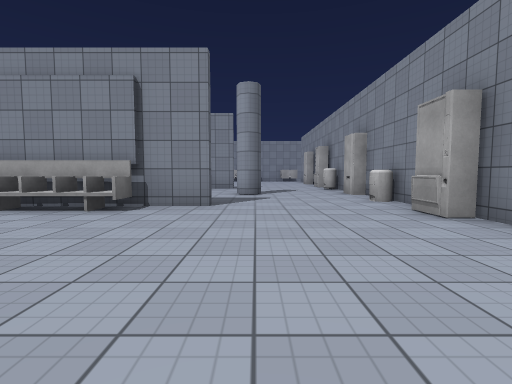
View 1 (above)

17 first-person views from a walk through a Unity game level. The camera is 1.2 m above the floor, tilts 4° down and sees 85° across. The floor is counted in squares, 2 m on a side. Each view is taken from the middle of a square. On the plan, view 1 faces up. The plan holds only what a view shows up to about 9 squares ahead; the rest is blank. The place goes on beyond the plan. Some animated figures are not drawn. Surface patterns are stand-ins for the level's own textures.

View 2
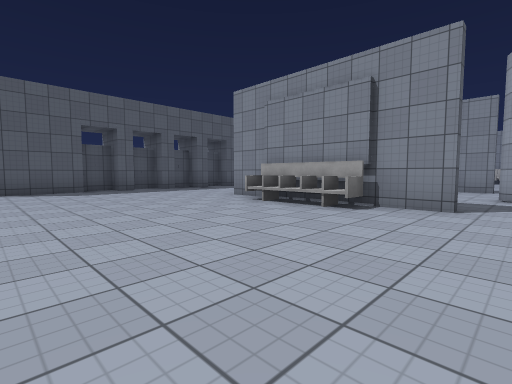

View 3
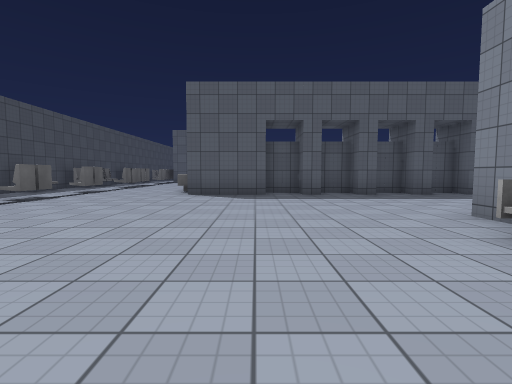

View 4
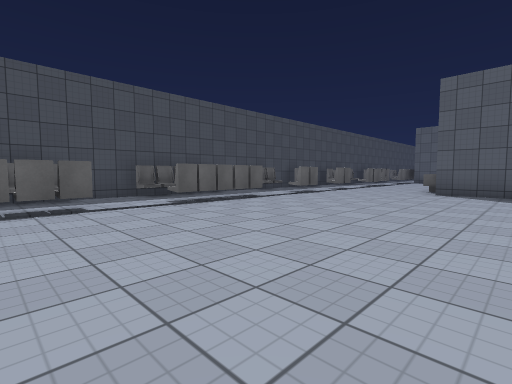

View 5
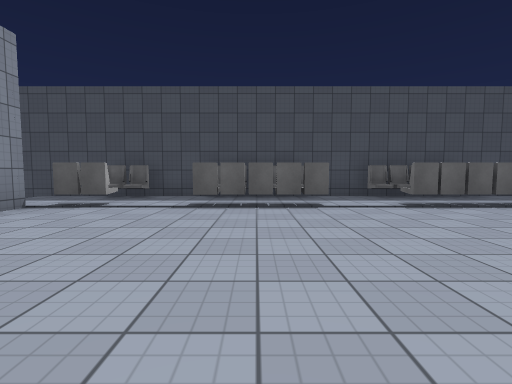

View 6
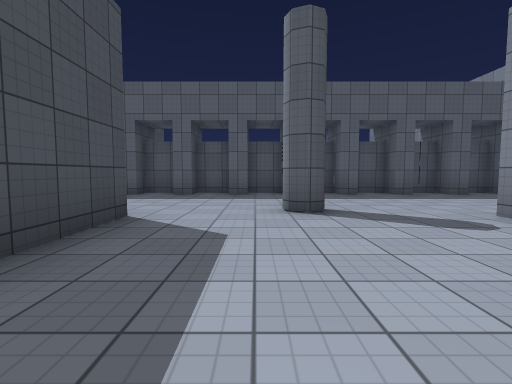

View 7
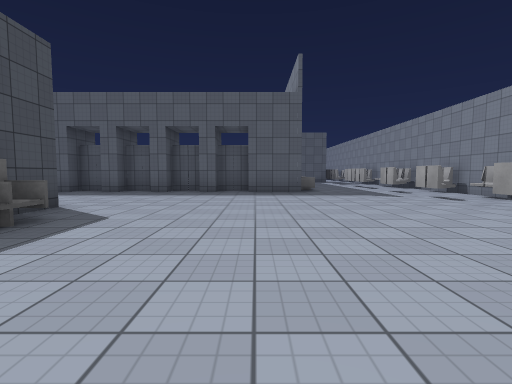

View 8
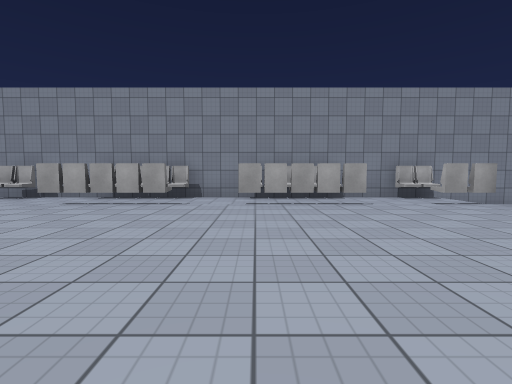

View 9
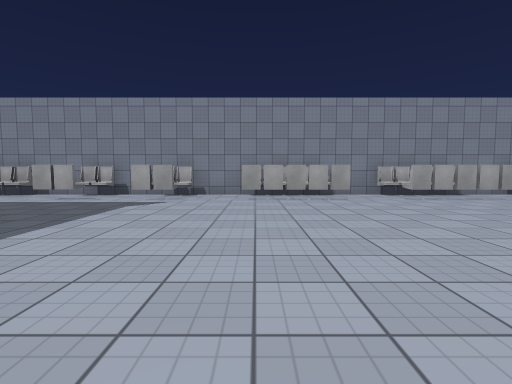

View 10
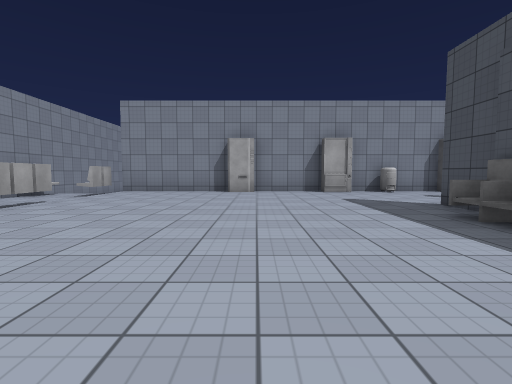

View 11
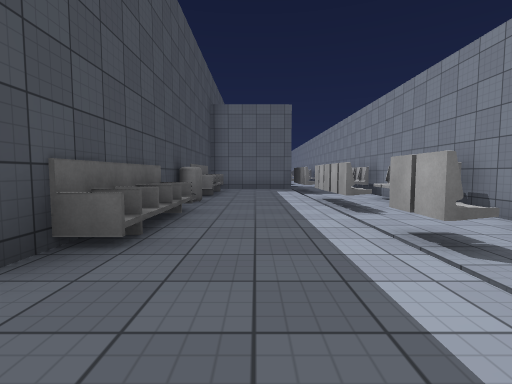

View 12
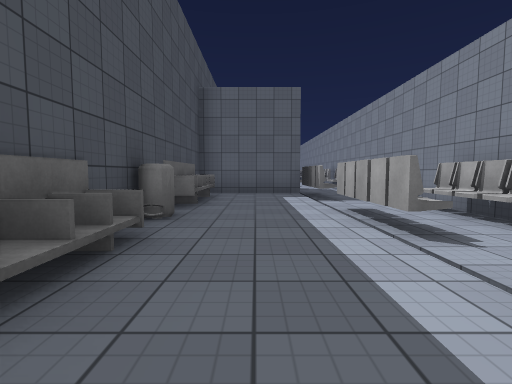

View 13
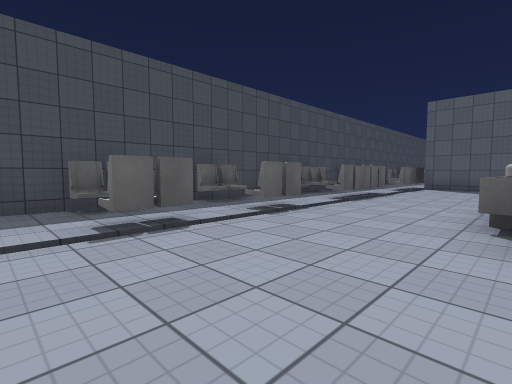

View 14
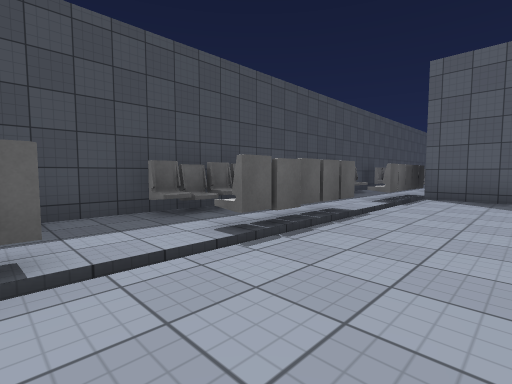

View 15
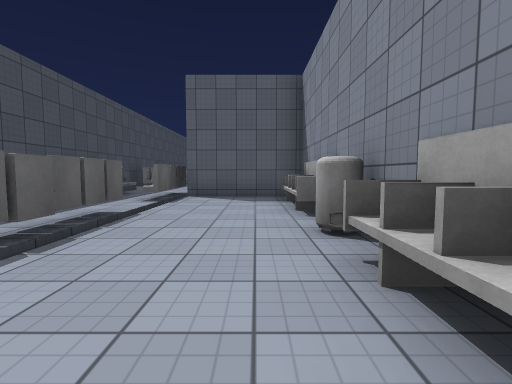

View 16
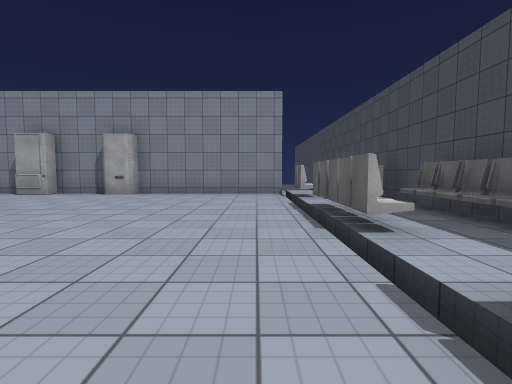

View 17
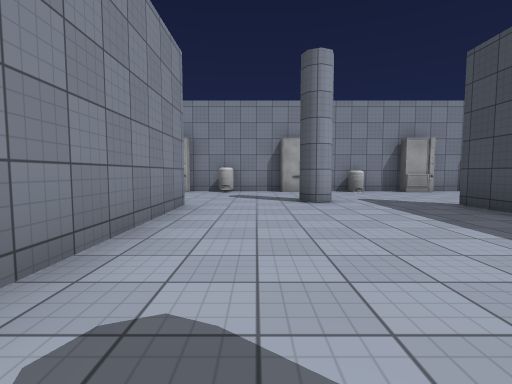

### Floor plan
Key: @ floor where view 1 was taken; # wall or solid block; x gap in a wall; . main floor; - floor 0.25 m lower than the main floor; = window, fence, low wall or low ledge; ^ raised ledge; v drop or lower ground.
Columns run from 20 left of view 1 to 4 right of it. Each row starts with its distance up from view 1.
 21    ####################vv
 20    ^-^^^-^-#^-^^^-^^^-^v
 19  ^^x-x#x-x-#x-x#x-##x-xv
 18   #....................x
 17   #....................#
 16   #^^^#=...............#
 15   #########............#
 14           #............#
 13          ##............#
 12          #.............#
 11          ##....#####...#
 10          ##............#
  9          #.............#
  8          ##...#.....#..#
  7          ##............#
  6          #.............#
  5          ##....#####...#
  4          ##............#
  3          #.............#
  2          ##............#
  1          ##............#
  0   ########..........@..#
 -1   #....................#
 -2   #....................#
 -3  #^^vx#vvxvvvv^#xvx^^vx#
 -4  ........................
 -5 v^  v^^#v^v##v^^^v^^^v^vv

Positions as (right, up) in squares from view 1, and headings:
1: (0, 0), facing up
2: (0, 0), facing up-left
3: (-2, 2), facing left
4: (-1, 2), facing down-left
5: (-1, 2), facing down
6: (-2, 7), facing left
7: (-1, 14), facing left
8: (-2, 13), facing up
9: (-6, 12), facing up
10: (-6, 14), facing right
11: (-8, 17), facing left
12: (-10, 17), facing left
13: (-7, 0), facing down-left
14: (-11, -1), facing down-left
15: (-11, -1), facing left
16: (-5, -2), facing right
17: (-6, 9), facing right
